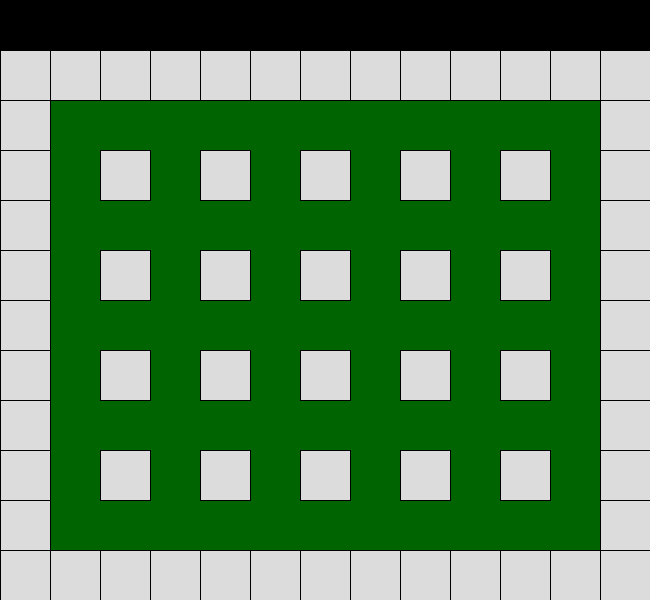
Frame 1 (no input)
Frame 60 (the mouse pressed at the canvas centre just before this capture): identical to frame 1, image omitted
Frame 120 (the mouse held since frame 60 and released just before this capture): identical to frame 1, image omitted

The Processing sketch that drew this single still picture (run headless with seeded random() and noise(); from frame 60 on, the mouse is pressed at the canvas centre):

// Processing sketch: processing_142010
// ── processing_142010.pde

void setup()
{
  size(650,600);
}
void draw()
{
  background(0,100,0);
  fill(0);
  rect(0,0,650,50);
  //PARTE PRETA ONDE FICA: "TIME" "LIFE"...
  
  
  fill(220);
  rect(0,50,50,50);
  rect(0,100,50,50);
  rect(0,150,50,50);
  rect(0,200,50,50);
  rect(0,250,50,50);
  rect(0,300,50,50);
  rect(0,350,50,50);
  rect(0,400,50,50);
  rect(0,450,50,50);
  rect(0,500,50,50);
  rect(0,550,50,50);
  //QUADRADOS DO LADO ESQUERDO
  rect(50,550,50,50);
  rect(100,550,50,50);
  rect(150,550,50,50);
  rect(200,550,50,50);
  rect(250,550,50,50);
  rect(300,550,50,50);
  rect(350,550,50,50);
  rect(400,550,50,50);
  rect(450,550,50,50);
  rect(450,550,50,50);
  rect(450,550,50,50);
  rect(500,550,50,50);
  rect(550,550,50,50);
  rect(600,550,50,50);
  //QUADRADOS INFERIORES
  rect(600,550,50,50);
  rect(600,500,50,50);
  rect(600,450,50,50);
  rect(600,400,50,50);
  rect(600,350,50,50);
  rect(600,300,50,50);
  rect(600,250,50,50);
  rect(600,200,50,50);
  rect(600,150,50,50);
  rect(600,100,50,50);
  rect(600,50,50,50);
  //QUADRADOS DO LADO DIREITO
  rect(600,50,50,50);
  rect(550,50,50,50);
  rect(500,50,50,50);
  rect(450,50,50,50);
  rect(400,50,50,50);
  rect(350,50,50,50);
  rect(300,50,50,50);
  rect(250,50,50,50);
  rect(200,50,50,50);
  rect(150,50,50,50);
  rect(100,50,50,50);
  rect(50,50,50,50);
  //QUADRADOS SUPERIORES
  rect(100,150,50,50);
  rect(100,250,50,50);
  rect(100,350,50,50);
  rect(100,450,50,50);
  //PRIMEIRA LINHA DE QUADRADOS
  rect(200,150,50,50);
  rect(200,250,50,50);
  rect(200,350,50,50);
  rect(200,450,50,50);
  //SEGUNDA LINHA DE QUADRADOS
  rect(300,150,50,50);
  rect(300,250,50,50);
  rect(300,350,50,50);
  rect(300,450,50,50);
  //TERCEIRA LINHA DE QUADRADOS
  rect(400,150,50,50);
  rect(400,250,50,50);
  rect(400,350,50,50);
  rect(400,450,50,50);
  //QUARTA LINHA DE QUADRADOS
  rect(500,150,50,50);
  rect(500,250,50,50);
  rect(500,350,50,50);
  rect(500,450,50,50);
}
